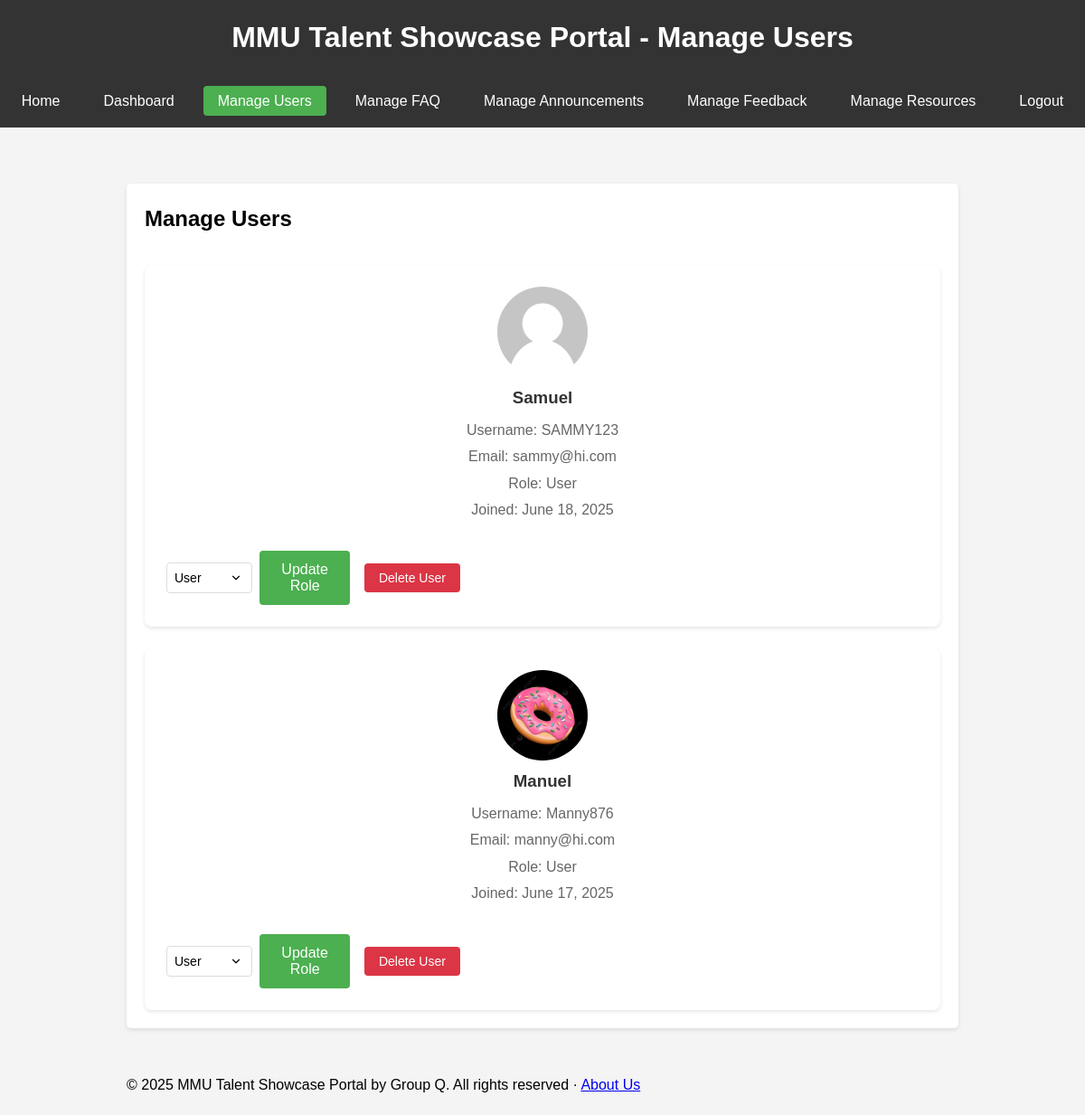
The page /admin/manage-users.php (signed in) on the database its author committed.
### tables this page shows
CREATE TABLE `profiles` (
  `id` int(11) NOT NULL,
  `user_id` int(11) NOT NULL,
  `profile_picture` varchar(255) DEFAULT NULL,
  `phone` varchar(20) DEFAULT NULL,
  `bio` text DEFAULT NULL,
  `created_at` timestamp NOT NULL DEFAULT current_timestamp(),
  `updated_at` timestamp NOT NULL DEFAULT current_timestamp() ON UPDATE current_timestamp()
);

CREATE TABLE `users` (
  `id` int(11) NOT NULL,
  `username` varchar(50) NOT NULL,
  `password` varchar(255) NOT NULL,
  `email` varchar(100) NOT NULL,
  `full_name` varchar(100) NOT NULL,
  `role` enum('user','admin') DEFAULT 'user',
  `created_at` timestamp NOT NULL DEFAULT current_timestamp()
);

### admin/manage-users.php (the view, shortened to what this page needs)
<?php
require_once '../config/database.php';
$sql = "SELECT u.*, p.profile_picture, p.bio
        FROM users u
        LEFT JOIN profiles p ON u.id = p.user_id
        WHERE u.id != 1
        ORDER BY u.created_at DESC";
$result = mysqli_query($conn, $sql);
?>
<!DOCTYPE html>
<html lang="en">
    <head>
        <link rel="stylesheet" href="../assets/css/style.css">
    </head>
    <body>
        <header class="header">
            <h1>MMU Talent Showcase Portal - Manage Users</h1>
        </header>
        <?php include '../includes/admin-navbar.php'; ?>
        <div class="container">
            <div class="card">
                <h2>Manage Users</h2>
                <div class="user-list">
                    <?php while ($user = mysqli_fetch_assoc($result)): ?>
                        <div class="user-card">
                            <div class="user-info">
                                <?php if (!empty($user['profile_picture'])): ?>
                                    <img src="../<?php echo htmlspecialchars($user['profile_picture']); ?>"
                                        alt="Profile Picture" class="user-avatar">
                                <?php else: ?>
                                    <img src="../assets/images/default-avatar.png" alt="Default Avatar" class="user-avatar">
                                <?php endif; ?>
                                <div class="user-details">
                                    <h3><?php echo htmlspecialchars($user['full_name']); ?></h3>
                                    <p>Username: <?php echo htmlspecialchars($user['username']); ?></p>
                                    <p>Email: <?php echo htmlspecialchars($user['email']); ?></p>
                                    <p>Role: <?php echo htmlspecialchars(ucfirst($user['role'])); ?></p>
                                    <p>Joined: <?php echo date('F j, Y', strtotime($user['created_at'])); ?></p>
                                </div>
                            </div>
                            <div class="user-actions">
                                <form action="<?php echo htmlspecialchars($_SERVER["PHP_SELF"]); ?>" method="post"
                                    class="action-form">
                                    <select name="role" class="form-control">
                                        <option value="user" <?php echo $user['role'] == 'user' ? 'selected' : ''; ?>>User
                                        </option>
                                    </select>
                                    <button type="submit" name="update_role" class="btn btn-primary">Update Role</button>
                                </form>
                                <form action="<?php echo htmlspecialchars($_SERVER["PHP_SELF"]); ?>" method="post"
                                    class="action-form"
                                    onsubmit="return confirm('Are you sure you want to delete this user? This action cannot be undone.');">
                                    <button type="submit" name="delete_user" class="btn btn-danger">Delete User</button>
                                </form>
                            </div>
                        </div>
                    <?php endwhile; ?>
                </div>
            </div>
        </div>
        <?php include '../includes/footer-inc.php'; ?>
    </body>
</html>

### assets/css/style.css (style rules this page uses)
* { margin: 0; padding: 0; box-sizing: border-box; }
body { font-family: 'Arial', sans-serif; line-height: 1.6; background-color: #f4f4f4; }
.container { width: 80%; margin: auto; overflow: hidden; padding: 20px; }
.header { background: #333; color: #fff; padding: 1rem; text-align: center; }
.form-control { width: 100%; padding: 8px; margin: 5px 0; border: 1px solid #ddd; border-radius: 4px; }
.btn { display: inline-block; padding: 10px 20px; background: #333; color: #fff; border: none; border-radius: 4px; cursor: pointer; }
.card { background: #fff; padding: 20px; margin: 10px 0; border-radius: 5px; box-shadow: 0 2px 5px rgba(0, 0, 0, 0.1); }
.btn-danger { background: #dc3545; }
.user-list { display: flex; flex-direction: column; gap: 1.5rem; margin-top: 2rem; }
.user-card { background: #fff; border-radius: 8px; padding: 1.5rem; box-shadow: 0 2px 4px rgba(0, 0, 0, 0.1); }
.user-info { gap: 1.5rem; margin-bottom: 1.5rem; }
.user-avatar { width: 100px; height: 100px; border-radius: 50%; object-fit: cover; }
.user-details { flex: 1; }
.user-details h3 { margin: 0 0 0.5rem 0; color: #333; }
.user-details p { margin: 0.25rem 0; color: #666; }
.user-actions { display: flex; gap: 1rem; flex-wrap: wrap; }
.action-form { display: flex; gap: 0.5rem; align-items: center; }
.action-form select { padding: 0.5rem; border: 1px solid #ddd; border-radius: 4px; background: #fff; }
.btn-primary { background: #007bff; color: #fff; }
.btn-danger { background: #dc3545; color: #fff; }
.form-control { width: 100%; padding: 10px; border: 1px solid #ddd; border-radius: 4px; font-size: 14px; transition: border-color 0.3s ease; }
select.form-control { appearance: none; background-repeat: no-repeat; background-position: right 10px center; background-size: 1em; }
.btn-primary { background-color: #4CAF50; color: white; padding: 12px 24px; border: none; border-radius: 4px; cursor: pointer; font-size: 16px; font-weight: 500; transition: background-color 0.3s ease; }
.btn-danger { background-color: #dc3545; color: white; padding: 8px 16px; border: none; border-radius: 4px; cursor: pointer; font-size: 14px; transition: background-color 0.3s ease; }
.user-info { text-align: center; margin-bottom: 2rem; }

### rows shown on the page
profiles: user.full_name "Samuel", user.username "SAMMY123", user.email "sammy@hi.com", user.role "User", user.created_at "June 18, 2025"
profiles: profile_picture (picture), user.full_name "Manuel", user.username "Manny876", user.email "manny@hi.com", user.role "User", user.created_at "June 17, 2025"
